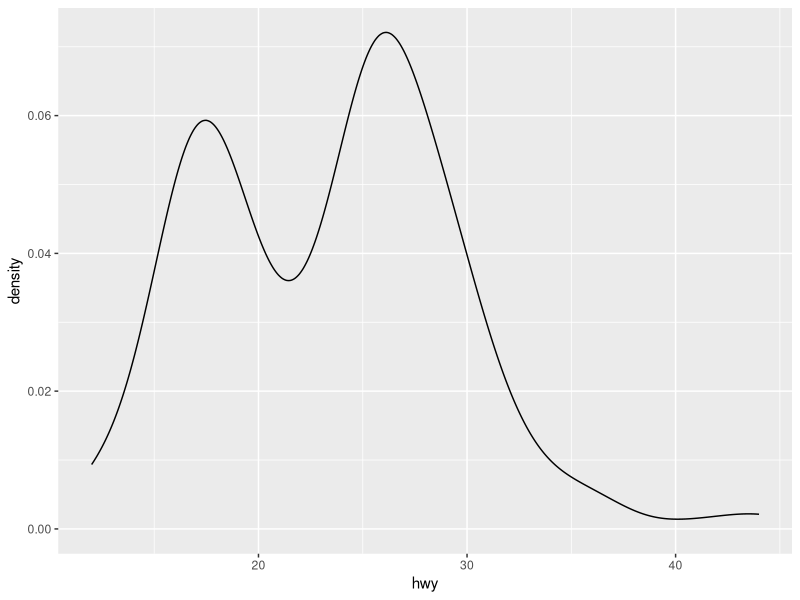
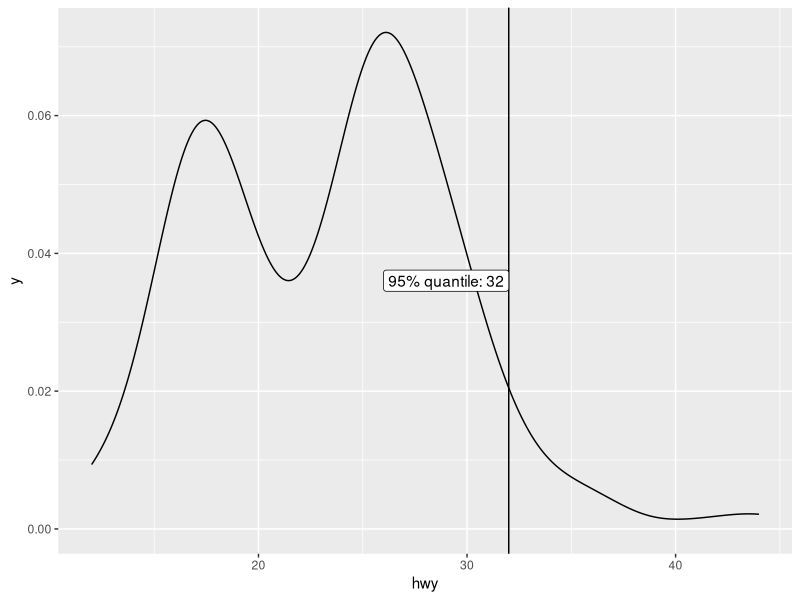
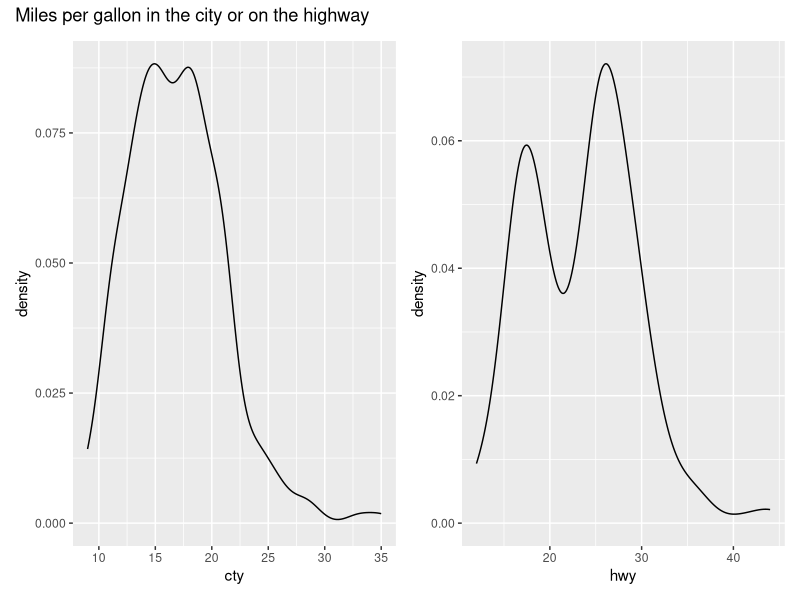
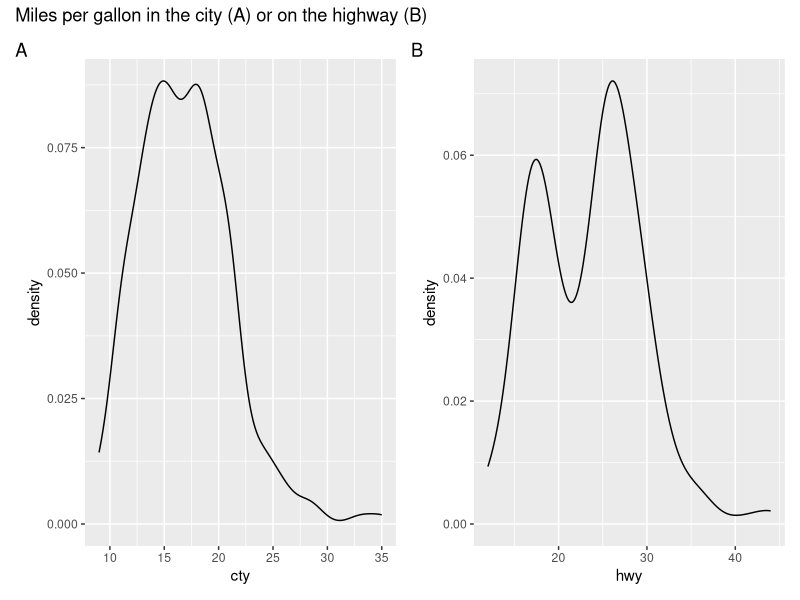
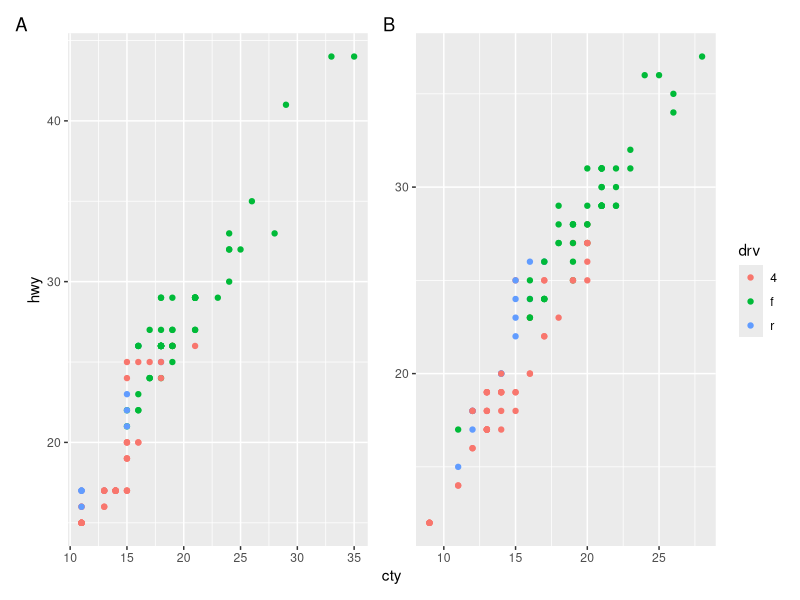
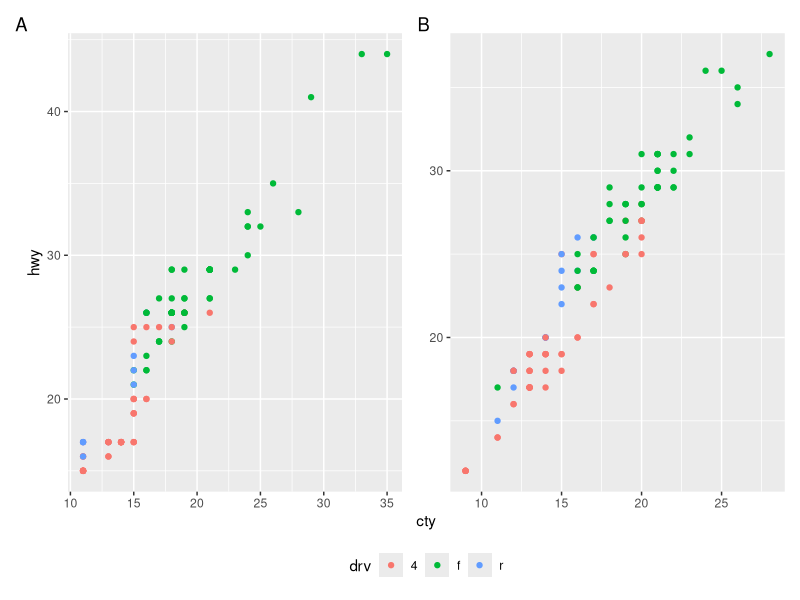
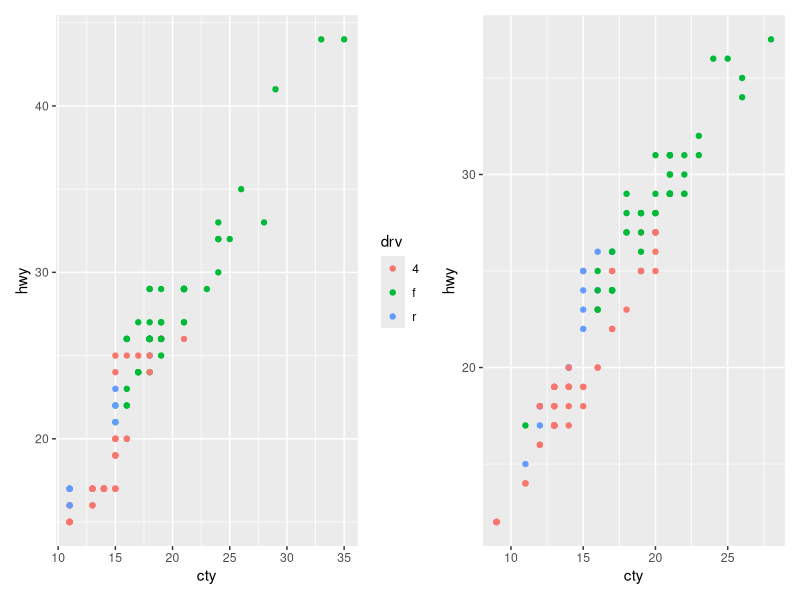
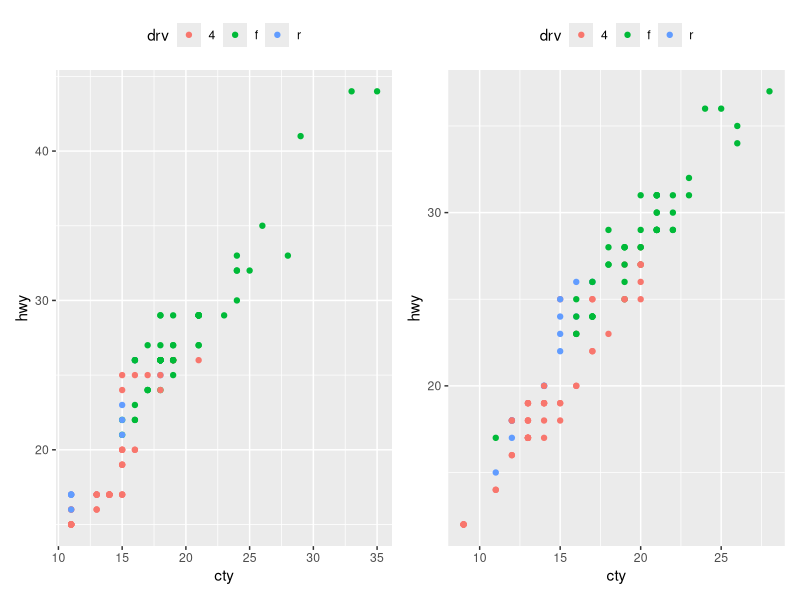

Recreate these plots in R, in order.
## ---- chunk 1
# Load and attach ggplot2
library(ggplot2)

# Plot variable hwy from dataset mpg
p <- ggplot(mpg, aes(x = hwy)) +
  geom_density()

p
## ---- chunk 2
# Get minimum and maximum of x and y
x_min <- ggplot2::layer_scales(p)$x$range$range[1]
x_max <- ggplot2::layer_scales(p)$x$range$range[2]
y_min <- ggplot2::layer_scales(p)$y$range$range[1]
y_max <- ggplot2::layer_scales(p)$y$range$range[2]

# Annotate label to 95% quantile at y = y_max / 2
q <- quantile(mpg$hwy, 0.95)

p +
  geom_vline(aes(xintercept = q)) +
  annotate(
    "label", 
    x = q, 
    y = y_max / 2,
    label = paste0("95% quantile: ", q), 
    hjust = "right"
  )
## ---- chunk 3
library(patchwork)
## ---- chunk 4
p1 <- ggplot(mpg, aes(x = cty)) +
  geom_density()

p2 <- ggplot(mpg, aes(x = hwy)) +
  geom_density()

p1 + p2 + plot_annotation(title = "Miles per gallon in the city or on the highway")
## ---- chunk 5
p1 + p2 + 
  plot_annotation(
    title = "Miles per gallon in the city (A) or on the highway (B)", 
    tag_levels = "A"
  )
## ---- chunk 6
#| message: false

library(tidyverse)

mpg$year %>% 
  unique() %>% 
  purrr::map(\(x) mpg %>% filter(year == x)) %>% 
  purrr::map(\(x) ggplot(x, aes(x = cty, y = hwy, color = drv)) + geom_point()) %>% 
  wrap_plots(., 
    guides = "collect", 
    axes = "collect"
  ) +
  plot_annotation(tag_level = "A")
## ---- chunk 7
mpg$year %>% 
  unique() %>% 
  purrr::map(\(x) mpg %>% filter(year == x)) %>% 
  purrr::map(\(x) ggplot(x, aes(x = cty, y = hwy, color = drv)) + geom_point()) %>% 
  wrap_plots(., 
    guides = "collect", 
    axes = "collect"
  ) +
  plot_annotation(tag_level = "A") &
  theme(legend.position = "bottom")
## ---- chunk 8
p1 <- mpg %>% 
  filter(year == 1999) %>% 
  ggplot(aes(x = cty, y = hwy, color = drv)) +
  geom_point() +
  theme(legend.position = "none")

p2 <- mpg %>% 
  filter(year == 2008) %>% 
  ggplot(aes(x = cty, y = hwy, color = drv)) +
  geom_point() +
  theme(legend.position = "left")

# Legends as specified in the individual plots
p1 + p2

# Both legends move to the top
p1 + p2 & theme(legend.position = "top")

# Collecting legends moves them to the right by default
p1 + p2 + plot_layout(guides = 'collect')
